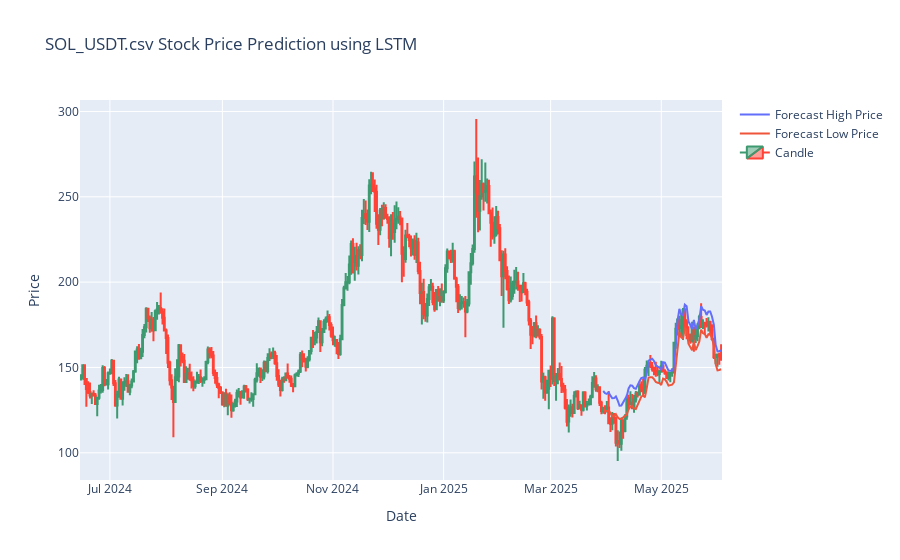

Write notebook code for a chart like this one.
### Code cell
fig = go.Figure()

fig.add_trace(go.Scatter(x=forecast_df.index, y=forecast_df['forecast_high'], name='Forecast High Price'))
fig.add_trace(go.Scatter(x=forecast_df.index, y=forecast_df['forecast_low'], name='Forecast Low Price'))

fig.add_trace(go.Candlestick(
                x=data.index,
                open=data['open'], 
                high=data['high'],
                low=data['low'], 
                close=data['close'],
                name='Candle'),)

fig.update_layout(title=f'{file_name} Stock Price Prediction using LSTM', xaxis_title='Date', yaxis_title='Price',    xaxis_rangeslider_visible=False )
fig.show()
